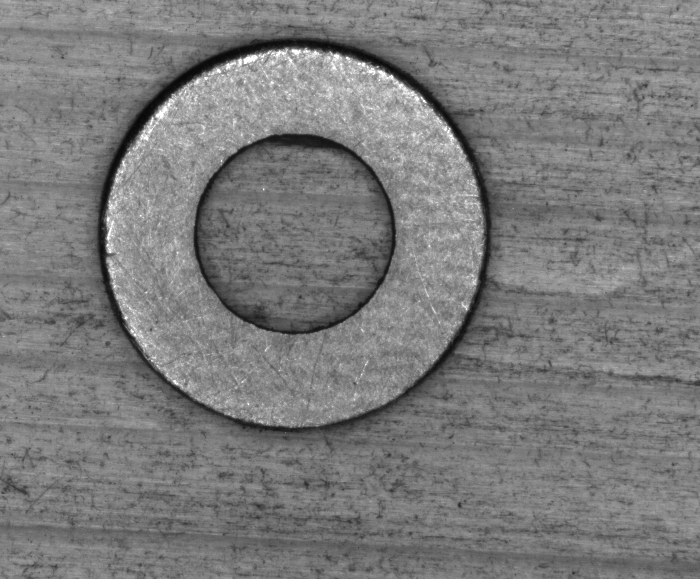
#> input picture input/1.bmp, 700 x 579 px
$ python -i 00grabber.py   (imports and definitions only)
#> lines starting #> are read from the running program, lines starting #| are printed output that depends on the picture; after the words box and inside, x2 and y2 are one past the last pixel; in counts of white or black regions, pixels touching at a corner belong together
#> further down, picture is the input picture: shape (579, 700, 3); min 7, max 255, mean 123.2
"""
A simple Program for grabing video from basler camera and converting it to opencv img.
Tested on Basler acA1300-200uc (USB3, linux 64bit , python 3.5)

"""
from pypylon import pylon
import cv2
from PIL import Image
import numpy as np
import random as rand
import os

def GetThressholdedImage(inImg):
    gray = cv2.cvtColor(inImg, cv2.COLOR_BGR2GRAY)

    cannyImg=cv2.Canny(cv2.blur(gray,(3,3)),10,255)
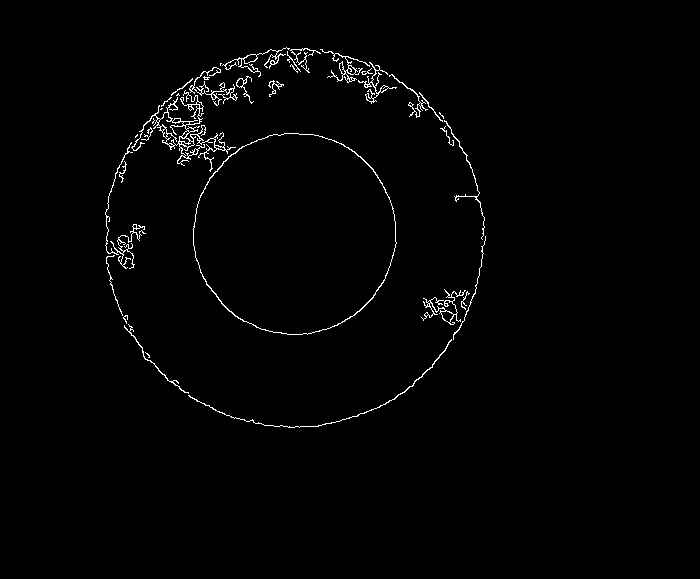
#> cannyImg: shape (579, 700); 1.3% white in thin lines or dots, all inside (x1, y1, x2, y2) = (105, 47, 486, 428)

    _,thresh=cv2.threshold(gray,100,255,cv2.THRESH_BINARY_INV)
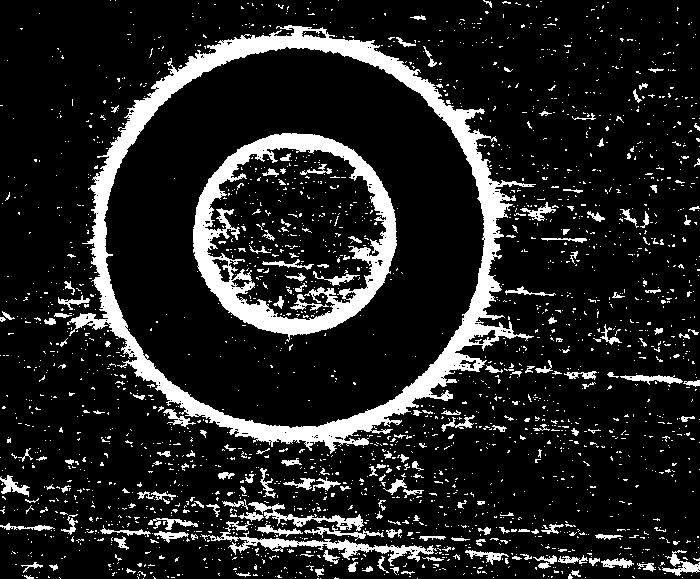
#> thresh: shape (579, 700); 13.7% white; 2364 white regions (2179 under 20 px), largest, box (x1, y1, x2, y2) and area: (67, 25, 536, 454) 22554, (193, 133, 397, 342) 10903, (201, 521, 437, 566) 1810

    kernelClose= np.ones((11,11),np.float32)
    thresh=cv2.morphologyEx(thresh,cv2.MORPH_CLOSE,kernelClose)
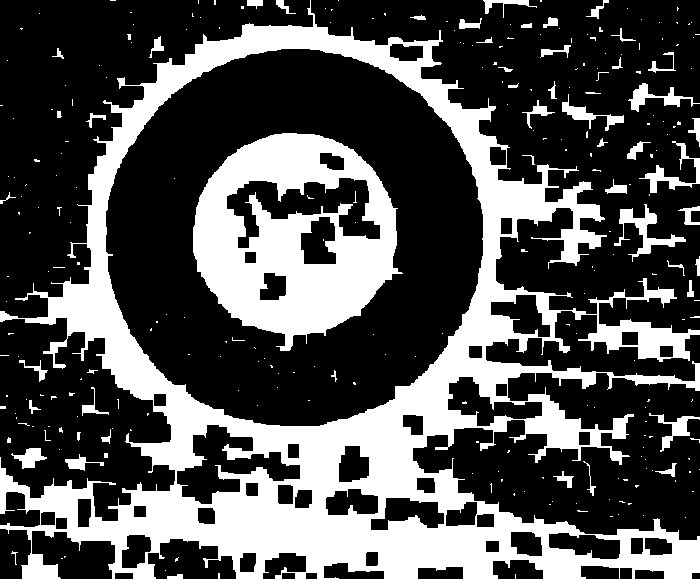
#> thresh: shape (579, 700); 31.7% white; 274 white regions (218 under 20 px), largest, box (x1, y1, x2, y2) and area: (0, 0, 700, 579) 94170, (193, 133, 403, 351) 25512, (614, 204, 686, 262) 1014

    kernelOpen= np.ones((5,5),np.float32)
    thresh=cv2.morphologyEx(thresh,cv2.MORPH_OPEN,kernelClose)
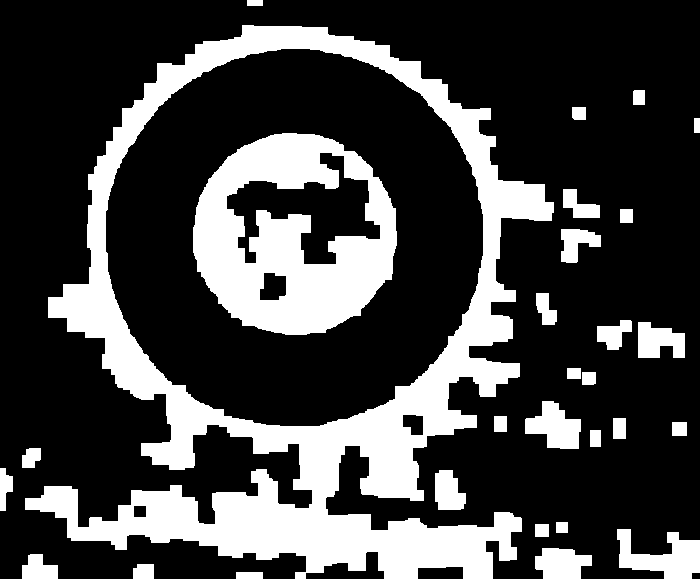
#> thresh: shape (579, 700); 26.3% white; 29 white regions, largest, box (x1, y1, x2, y2) and area: (25, 25, 554, 579) 67793, (193, 133, 397, 335) 24439, (617, 529, 700, 579) 2358

    # [5 lines of commented-out code are left out]

    return thresh,cannyImg

def GetBlobs(inImg):
    # Find contours
    contours = cv2.findContours(inImg, cv2.RETR_EXTERNAL, cv2.CHAIN_APPROX_SIMPLE)
    contours = contours[0] if len(contours) == 2 else contours[1]
    # Draw contours

    outimg=np.copy(inImg)
    points=None
    for cntr in contours:
        area = cv2.contourArea(cntr)
        if area>40000:
            cv2.drawContours(outimg, [cntr], 0, (0,255,0), 2)
            x,y,w,h = cv2.boundingRect(cntr)
            points=(x,y,h,w)
    #cv2.namedWindow("Blob", cv2.WINDOW_NORMAL)
    #cv2.imshow("Blob", outimg)
    return points, outimg


os.environ["XDG_SESSION_TYPE"] = "xcb"
nodeFile = "NodeMap.pfs"
# [1 line that did not run here, left out]
# [3 lines not run here, left out]
# [1 line that did not run here, left out]
# converting to opencv bgr format
# [1 line that did not run here, left out]
# [1 line that did not run here, left out]
clippedImg=None
offset=25
# [30 lines not run here, left out]
# [1 line that did not run here, left out]
# [1 line that did not run here, left out]
path="/home/marla/repo/test pytorch/image grabber/out/"
# [7 lines not run here, left out]

>>> import cv2
>>> picture = cv2.imread('../input/1.bmp')
>>> result = GetThressholdedImage(picture)

$ run again, on input/2.bmp
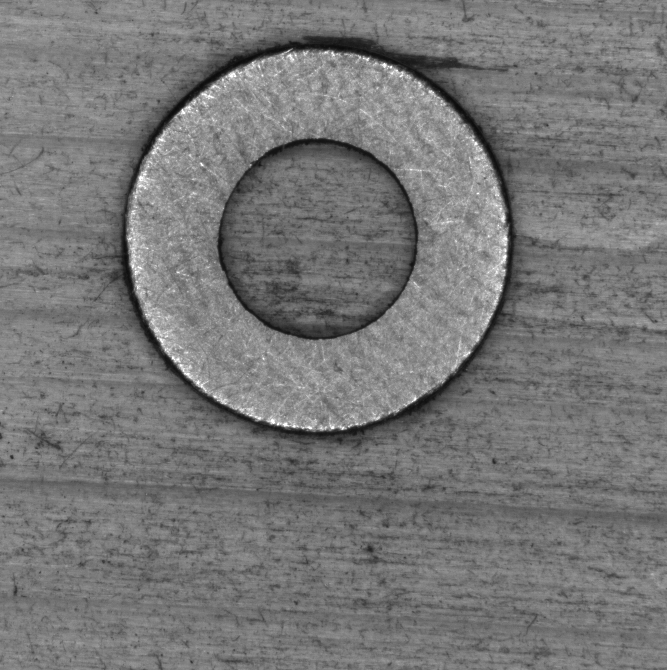
#> input picture input/2.bmp, 667 x 670 px
#> picture is the input picture: shape (670, 667, 3); min 10, max 255, mean 119
#> in GetThressholdedImage, `cannyImg=cv2.Canny(cv2.blur(gray,(3,3)),10,255)`:
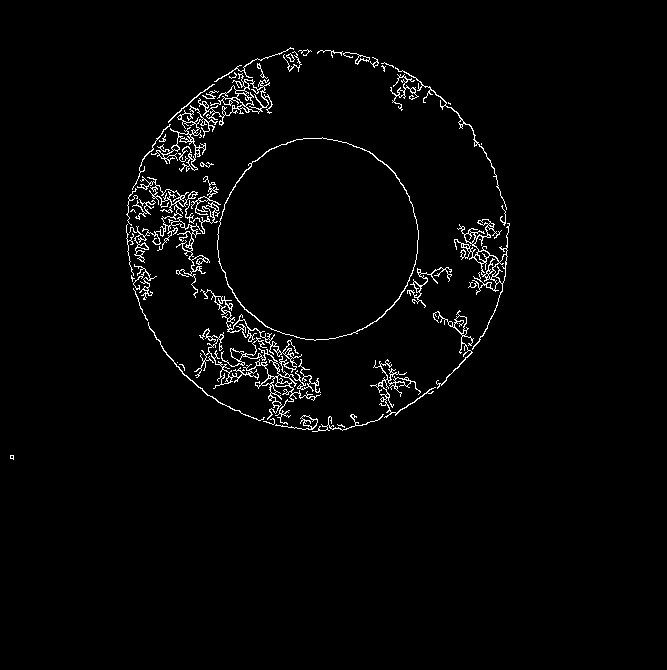
#> cannyImg: shape (670, 667); 2.3% white in thin lines or dots, all inside (x1, y1, x2, y2) = (10, 47, 510, 460)
#> in GetThressholdedImage, `thresh=cv2.morphologyEx(thresh,cv2.MORPH_OPEN,kernelClose)`:
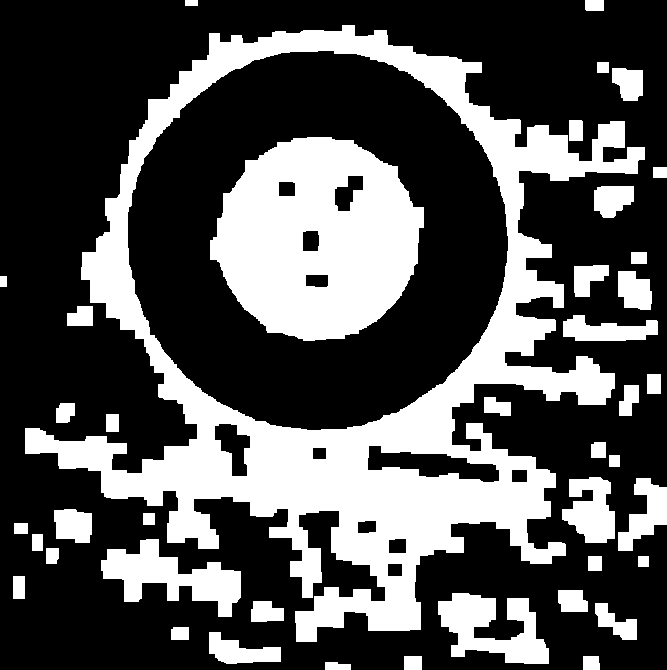
#> thresh: shape (670, 667); 32.6% white; 42 white regions, largest, box (x1, y1, x2, y2) and area: (25, 25, 645, 642) 85355, (210, 137, 424, 341) 31254, (101, 539, 241, 617) 4991

$ run again, on input/3.bmp
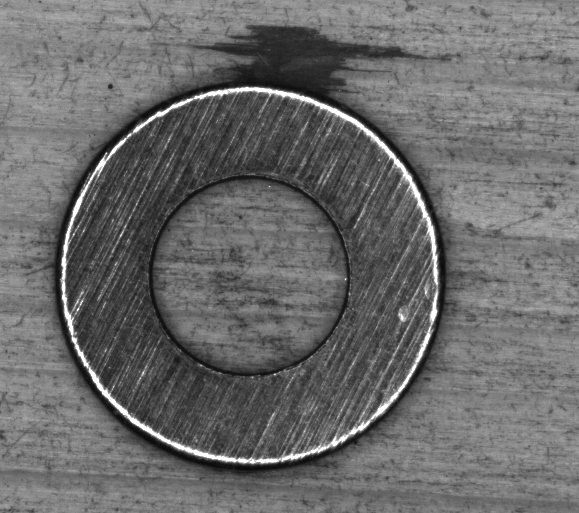
#> input picture input/3.bmp, 579 x 513 px
#> picture is the input picture: shape (513, 579, 3); min 10, max 255, mean 106.9
#> in GetThressholdedImage, `cannyImg=cv2.Canny(cv2.blur(gray,(3,3)),10,255)`:
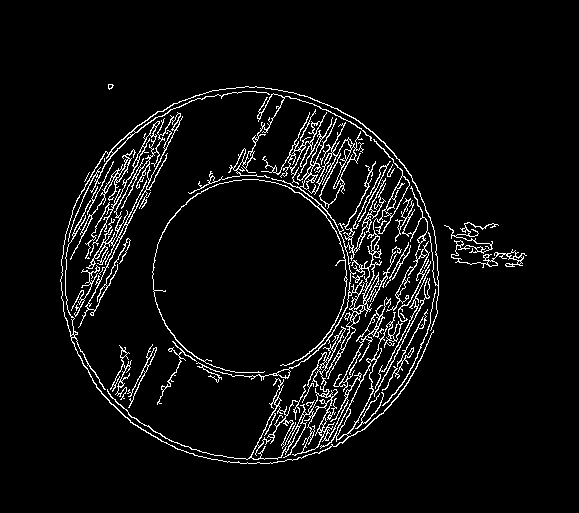
#> cannyImg: shape (513, 579); 5.3% white in thin lines or dots, all inside (x1, y1, x2, y2) = (60, 84, 527, 464)
#> in GetThressholdedImage, `thresh=cv2.morphologyEx(thresh,cv2.MORPH_OPEN,kernelClose)`:
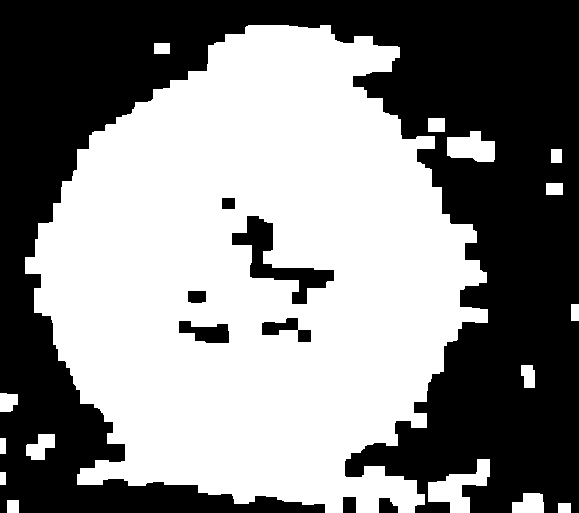
#> thresh: shape (513, 579); 52.9% white; 8 black regions, largest, box (x1, y1, x2, y2) and area: (0, 0, 579, 513) 135200, (232, 216, 334, 304) 2569, (179, 321, 229, 343) 720

$ run again, on input/4.bmp
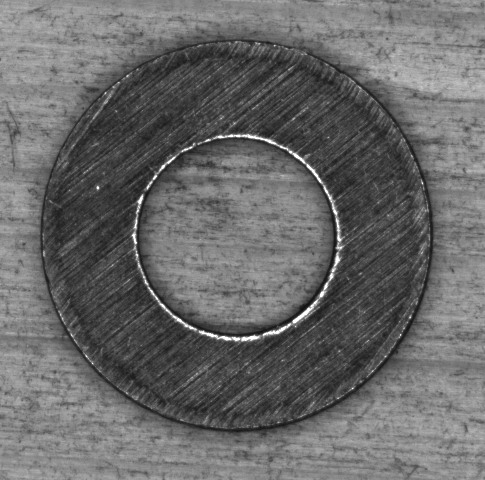
#> input picture input/4.bmp, 485 x 480 px
#> picture is the input picture: shape (480, 485, 3); min 18, max 255, mean 105.2
#> in GetThressholdedImage, `cannyImg=cv2.Canny(cv2.blur(gray,(3,3)),10,255)`:
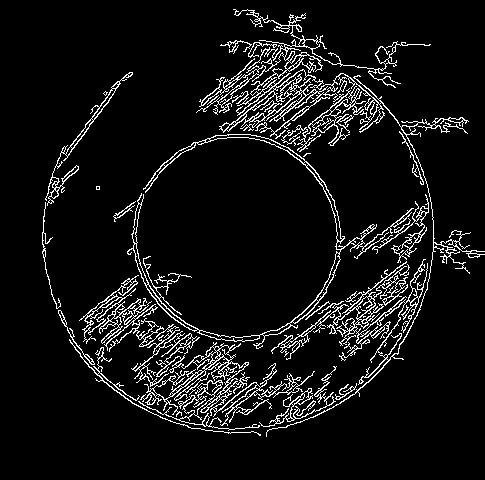
#> cannyImg: shape (480, 485); 7.4% white in thin lines or dots, all inside (x1, y1, x2, y2) = (42, 9, 485, 437)
#> in GetThressholdedImage, `thresh=cv2.morphologyEx(thresh,cv2.MORPH_OPEN,kernelClose)`:
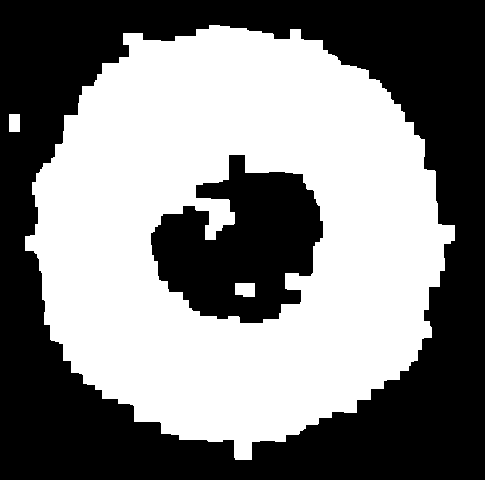
#> thresh: shape (480, 485); 50.7% white; 2 black regions, box (x1, y1, x2, y2) and area: (0, 0, 485, 480) 96635, (151, 155, 323, 323) 18142
